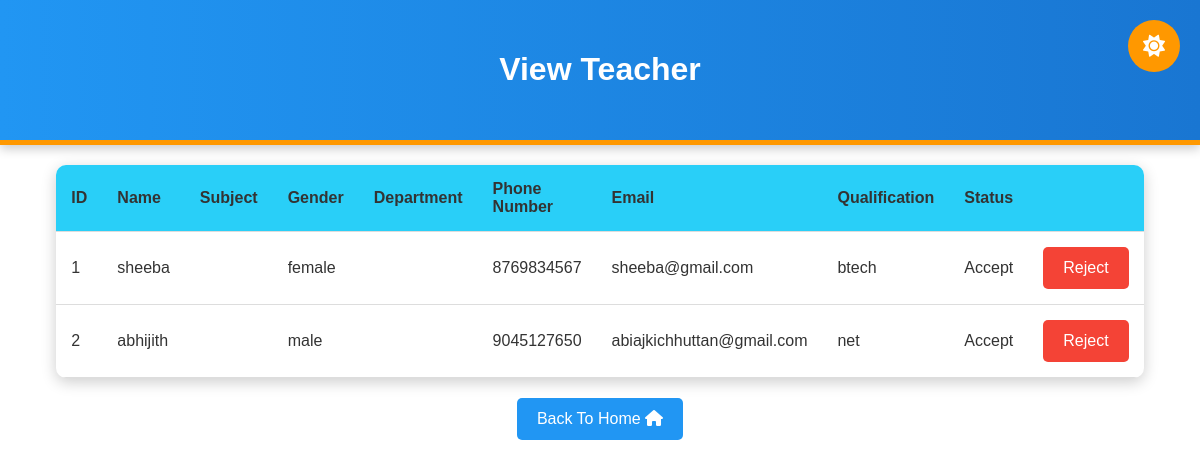
Before: /View_Teacher/ with the older database file.
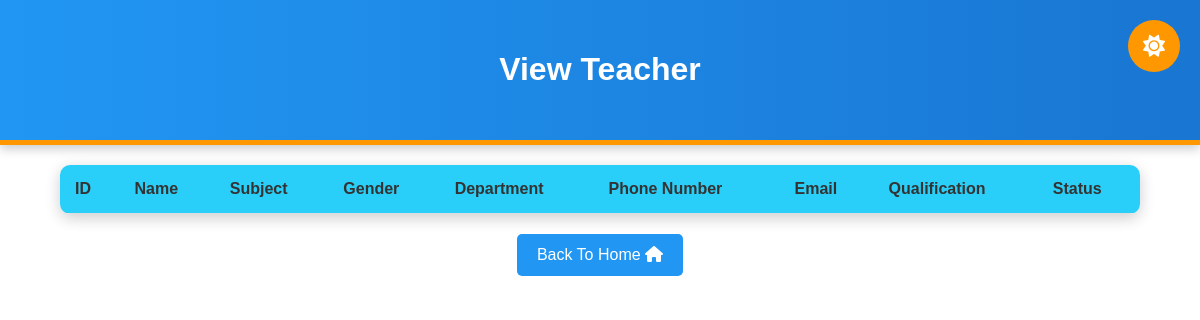
After: the same page with the newer database file.
### SynChronisApp/models.py (models this page shows)
class TeacherTable(models.Model):
    Department = models.ForeignKey(DepartmentsTable, on_delete=models.CASCADE, null=True, blank=True)
    SubjectName = models.ManyToManyField(SubjectsTable, related_name='teachers', blank=True)
    LOGIN = models.ForeignKey(LoginTable, on_delete=models.CASCADE, null=True, blank=True)
    TeacherName = models.CharField(max_length=50, null=True, blank=True)
    Gender = models.CharField(max_length=50, null=True, blank=True)
    Phone_number = models.BigIntegerField(null=True, blank=True)
    Email = models.CharField(max_length=50, null=True, blank=True)
    Qualification = models.CharField(max_length=50, null=True, blank=True)

class LoginTable(models.Model):
    UType = [
        ('student', 'Student'),
        ('teacher', 'Teacher'),
        ('admin', 'Admin'),
        ('class_teacher', 'Class Teacher'),
    ]
    Username = models.CharField(max_length=50, unique=True, null=True, blank=True)
    Password = models.CharField(max_length=128, null=True, blank=True)
    Email = models.EmailField(unique=True, null=True, blank=True)
    Type = models.CharField(max_length=50, choices=UType, null=True, blank=True)
    status = models.CharField(max_length=50, null=True, blank=True)

### SynChronisApp/views.py (the view)
# urls.py: path('View_Teacher/', ViewTeacher.as_view(), name='View_Teacher'),
class ViewTeacher(View):
    def get(self, request):
        department = DepartmentsTable.objects.all()
        sub = SubjectsTable.objects.all()
        te = TeacherTable.objects.all()
        return render(request, 'viewteacher.html', {'te': te , 'sub': sub, 'department': department})

### templates/viewteacher.html (shortened to what this page needs)
{% load static %}
<html>
<head>
    <link rel="stylesheet" href="{% static 'css/viewteacher.css' %}">
    <link href="https://cdnjs.cloudflare.com/ajax/libs/font-awesome/6.0.0-beta3/css/all.min.css" rel="stylesheet">
</head>
<body class="viewteacher">
    <button id="theme-toggle-btn" class="theme-toggle-btn">
        <i class="fa fa-sun"></i>
    </button>
    <header>
        <h1>View Teacher</h1>
    </header>
    <main>
        <table id="viewteacher-table">
            <thead id="viewteacher-thead">
                <tr id="viewteacher-tr">
                    <th>ID</th>
                    <th>Name</th>
                    <th>Subject</th>
                    <th>Gender</th>
                    <th>Department</th>
                    <th>Phone Number</th>
                    <th>Email</th>
                    <th>Qualification</th>
                    <th colspan="3">Status</th>
                </tr>
            </thead>
            <tbody id="viewteacher-tbody">
            {% for i in te %}
            <tr>
                <td>{{ i.id }}</td>
                <td>{{ i.TeacherName }}</td>
                <td></td>
                <td>{{ i.Gender }}</td>
                <td>{{ i.Department.Department }}</td>
                <td>{{ i.Phone_number }}</td>
                <td>{{ i.Email }}</td>
                <td>{{ i.Qualification }}</td>
                <td>{{ i.LOGIN.status }}</td>
                <td>
                    {% if i.LOGIN.status == "Accept" %}
                    <a href="/reject_teacher/{{ i.id }}"><button id="viewteacher-reject" class="reject-button">Reject</button></a>
                    {% elif i.LOGIN.status == "Reject" %}
                    <a href="/accept_teacher/{{ i.id }}"><button id="viewteacher-accept" class="verify-button">Accept</button></a>
                    {% else %}
                    <a href="/reject_teacher/{{ i.id }}"><button id="viewteacher-reject" class="reject-button">Reject</button></a>
                    <a href="/accept_teacher/{{ i.id }}"><button id="viewteacher-accept" class="verify-button">Accept</button></a>
                    {% endif %}
                </td>
            </tr>
            {% endfor %}
            </tbody>
        </table>
        <h3 align="center">
            <a href="javascript:history.go(-1)"><button type="button" id="viewteacher-go-back" class="go-back-button">Back To Home
                <i class="fa fa-home"></i>
            </button></a>
        </h3>
    </main>
</body>
</html>

Changed rows visible on the page:
removed TeacherTable: id "1", TeacherName "sheeba", Gender "female", Phone_number "8769834567", Email "sheeba@gmail.com", Qualification "btech", LOGIN.status "Accept"
removed TeacherTable: id "2", TeacherName "abhijith", Gender "male", Phone_number "9045127650", Email "abiajkichhuttan@gmail.com", Qualification "net", LOGIN.status "Accept"
